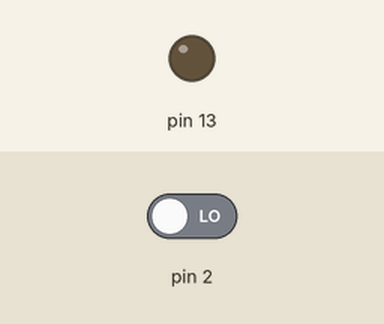
Recording of a sketch running on a simulated Arduino Uno, built with avr-gcc and run on an emulated ATmega328P. Parts: output pins drawn as LEDs (lit = HIGH). Dashed ring = blinking. The test bench sets the inputs (shaded band); at power-on: pin 2 LOW.

Above: at 1.2 s.
1.3 s: pin 2 driven HIGH
At 1.7 s:
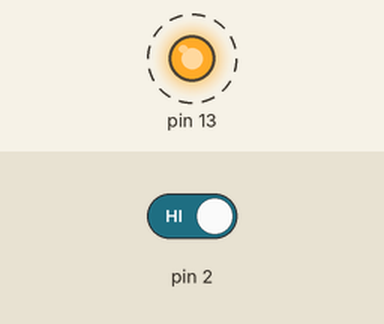
4.3 s: pin 2 driven LOW
At 5.3 s:
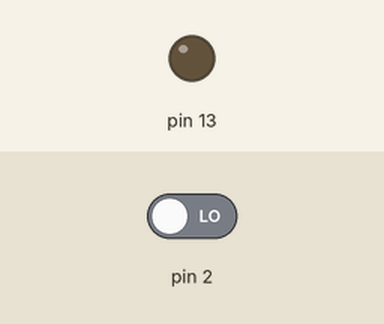
Timing chart, 0 to 7.3 s (numbered marks = the images above; inputs shaded):
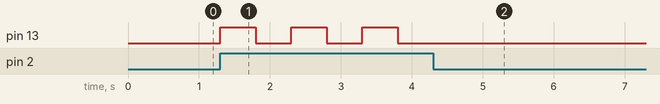

The sketch:

NOT.ino
```cpp
/**
   Exemplo do operador lógico NOT
   @author Denise F Saldanha Fogo
*/

void setup() {
  pinMode (13, OUTPUT);
  pinMode (2, INPUT);
}

void loop() {
  if (digitalRead(2) == HIGH){
    digitalWrite (13, !digitalRead(13));
    delay(500);
  }
}
```

Measured:
- after the input at 1.3 s, pin 13: alternates HIGH for 0.50 s and LOW for 0.50 s, starting at once
- after the input at 4.3 s, pin 13: stops changing and stays LOW
